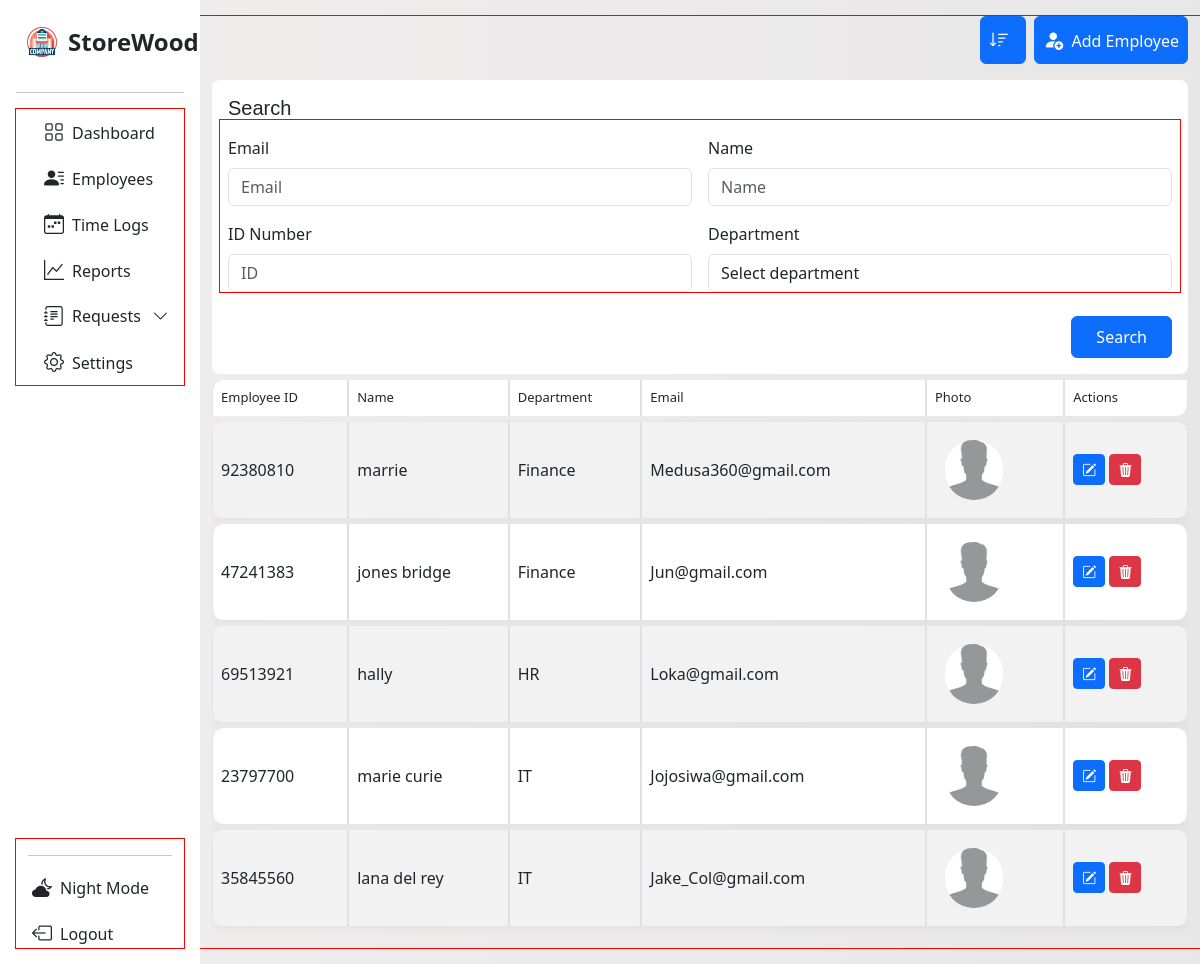
/employee_management?sort_by=department, run on the app's committed database.
### tables this page shows
CREATE TABLE employee 
                            (id INTEGER PRIMARY KEY AUTOINCREMENT,
                            employee_id TEXT, name TEXT, department TEXT,
                            photo_path TEXT, email TEXT);

### App/main.py (the view)
@app.route('/employee_management')
def employees_management():
    sort_by = request.args.get('sort_by')
    valid_fields = ['name', 'department', 'email']
    query = '''SELECT employee_id, name, department, email, photo_path, id FROM employee'''
    if sort_by in valid_fields:
        query += f' ORDER BY {sort_by} COLLATE NOCASE'
    try:
        with sqlite3.connect(db.connect_employee()) as con:
            cur = con.cursor()
            cur.execute(query)
            employee = cur.fetchall()
    except sqlite3.Error as e:
        print("Fetch error:", e)
        employee = []
    return render_template('e_manage.html', employee=employee, field=sort_by)

### App/database.py (called while the page is built)
    def connect_employee(self):
        return self.employee_database

### App/templates/e_manage.html (shortened to what this page needs)
<!DOCTYPE html>
<html lang="en">
<head>
  <link rel="stylesheet" href="{{ url_for('static', filename='dash.css') }}">
  <link rel="stylesheet" href="{{ url_for('static', filename='manage.css') }}">
  <link href="https://cdn.jsdelivr.net/npm/bootstrap-icons@1.11.3/font/bootstrap-icons.css" rel="stylesheet">
  <link href='https://unpkg.com/boxicons@2.1.4/css/boxicons.min.css' rel='stylesheet'>
  <link href="https://cdn.jsdelivr.net/npm/bootstrap@5.3.0/dist/css/bootstrap.min.css" rel="stylesheet">
</head>
<body>
<div class="container-fluid overflow-hidden">
  <div class="row vh-100 overflow-auto">
     <nav id="sidebarMenu" class="col-12 col-sm-4 col-md-3 col-lg-3 col-xl-2 bg-col px-0 position-sticky sticky-top">
  <div class="d-flex w-100 flex-column p-3 align-items-sm-start pt-4 h-100">
    <a href="/" class="d-flex align-items-center mb-3 text-dark text-decoration-none w-100 px-2">
      <img src="{{ url_for('static', filename='img/company.png') }}?v=2" alt="Logo" width="36" height="36" class="me-2">
      <span class="fs-4 fw-semibold">StoreWood</span>
    </a>
    <hr class="w-100">
    <ul class="nav nav-pills flex-column mb-auto w-100" id="menu">
      <div class="container con-li">
        <li class="nav-item">
          <a href="{{ url_for('management') }}" class="nav-link text-dark {% if page == 'dashboard' %}active-page{% endif %}">
            <i class="fs-5 bi bi-grid"></i><span class="ms-2">Dashboard</span>
          </a>
        </li>
        <li class="nav-item">
          <a class="nav-link text-dark {% if page == 'employees' %}active-page{% endif %}" href="{{ url_for('employees_management') }}">
            <i class="bi bi-person-lines-fill fs-5"></i><span class="ms-2">Employees</span>
          </a>
        </li>
        <li>
          <a href="#" class="nav-link text-dark {% if page == 'timelogs' %}active-page{% endif %}">
            <i class="bi bi-calendar-week fs-5"></i><span class="ms-2">Time Logs</span>
          </a>
        </li>
        <li>
          <a href="#" class="nav-link text-dark {% if page == 'reports' %}active-page{% endif %}">
            <i class="fs-5 bi bi-graph-up"></i><span class="ms-2">Reports</span>
          </a>
        </li>
        <li class="nav-item">
          <a class="nav-link d-flex justify-content-between align-items-center text-dark {% if page == 'requests' %}active-page{% endif %}"
            data-bs-toggle="collapse" href="#requestsSubMenu" role="button" aria-expanded="false" aria-controls="requestsSubMenu">
            <span class="d-flex align-items-center gap-2 flex-grow-1">
              <i class="fs-5 bi bi-journal-text"></i>
              <span class="text-truncate">Requests</span>
            </span>
            <i class="bi bi-chevron-down arrow-icon ms-2"></i>
          </a>
        </li>
        <li>
          <a href="#" class="nav-link text-dark {% if page == 'settings' %}active-page{% endif %}">
            <i class="fs-5 bi bi-gear"></i><span class="ms-2">Settings</span>
          </a>
        </li>
      </div>
    </ul>
    <div class="container mt-auto">
      <hr class="w-100">
      <a href="{{ url_for('admin_login') }}" class="nav-link text-dark mt-3">
        <i class="bi bi-cloud-moon-fill fs-5 ms-1"></i><span class="ms-2">Night Mode</span>
      </a>
      <a href="{{ url_for('admin_login') }}" class="nav-link text-dark mt-3">
        <i class="bi bi-box-arrow-left fs-5 ms-1"></i><span class="ms-2">Logout</span>
      </a>
    </div>
  </div>
</nav>
<div class="col d-flex flex-column w-50">
<div class="row mb-3 mt-3">
  <div class="col-12 d-flex justify-content-end flex-wrap gap-2 gap-md-0">
       <div class="d-flex flex-row align-items-center gap-2 mb-3 flex-wrap">
      <div>
        <div class="dropdown">
          <button class="btn btn-primary p-2 pe-3" type="button" title="Dropdown" id="sortDropdown" data-bs-toggle="dropdown" aria-expanded="false">
            <i class="bi bi-sort-down fs-5"></i>
          </button>
        </div>
      </div>
      <div>
        <a href="{{ url_for('add_employee') }}">
          <button class="btn btn-primary p-2" type="button">
            <i class="bi bi-person-fill-add fs-5"></i> <span class="ms-1">Add Employee</span>
          </button>
        </a>
      </div>
    </div>
      <div class="col-12">
        <form action="{{ url_for('search_employee') }}" method="get" class="rounded-3 p-3" style="background-color: white;">
          <p class="search-txt h5 mb-3">Search</p>
          <div class="row g-3">
            <div class="col-md-6">
              <label for="e-email" class="form-label">Email</label>
              <input name="email" value="{{ email or '' }}" type="email" id="e-email" class="form-control" placeholder="Email">
            </div>
            <div class="col-md-6">
              <label for="e-name" class="form-label">Name</label>
              <input name="name" value="{{ name or '' }}" type="text" id="e-name" class="form-control" placeholder="Name">
            </div>
            <div class="col-md-6">
              <label for="e-id" class="form-label">ID Number</label>
              <input name="identification-number" value="{{ iden_num or '' }}" type="text" id="e-id" class="form-control" placeholder="ID">
            </div>
            <div class="col-md-6">
              <label for="e-dept" class="form-label">Department</label>
              <select id="e-dept" class="form-control" name="department">
                <option selected disabled>Select department</option>
              </select>
            </div>
          </div>
          <div class="d-flex justify-content-end mt-4">
            <button type="submit" class="btn btn-primary px-4 py-2">Search</button>
          </div>
        </form>
      </div>
  <div class="col-12">
    <div class="table-responsive">
      <table class="table table-striped table-bordered custom-table">
        <thead class="head">
          <tr>
            <th>Employee ID</th>
            <th>Name</th>
            <th>Department</th>
            <th>Email</th>
            <th>Photo</th>
            <th>Actions</th>
          </tr>
        </thead>
        <tbody>
          {% if employee %}
            {% for emp in employee %}
              <tr>
                <td>{{ emp[0] }}</td>
                <td>{{ emp[1] }}</td>
                <td>{{ emp[2] }}</td>
                <td>{{ emp[3] }}</td>
                <td>
                  {% if emp[4] %}
                    <img class="employee-photos" src="{{ url_for('static', filename=emp[4]) }}" width="100" alt="Employee Photo">
                  {% endif %}
                </td>
                <td>
                  <a href="{{ url_for('edit_employees_profile', id=emp[5]) }}" class="btn btn-primary btn-sm"><i class="bi bi-pencil-square"></i></a>
                  <a href="{{ url_for('delete_employee_profile', id=emp[5]) }}" class="btn btn-danger btn-sm"><i class="bi bi-trash3-fill"></i></a>
                </td>
              </tr>
            {% endfor %}
          {% else %}
            <tr>
              <td colspan="6" class="text-center">No employee found.</td>
            </tr>
          {% endif %}
        </tbody>
      </table>
    </div>
  </div>
</div>
    </div>
  </div>
</div>
</body>
</html>

### App/static/dash.css (style rules this page uses)
* { scrollbar-width: none; }
body { background: linear-gradient(to right, #f0eded, #e8e7e7); overflow: hidden; scrollbar-width: none; height: 100%; }
*, *::before, *::after { box-sizing: border-box; }
.bg-col { background-color: rgb(255, 255, 255) !important; }
.dropdown { width: 100%; z-index: 100; }
.custom-table { border-collapse: separate !important; border-spacing: 0 6px; height: 30px; border-radius: 10px; overflow-y: scroll; }
.custom-table tbody tr td, .custom-table tbody tr th { height: 70px; vertical-align: middle; }
.custom-table tbody tr { background-color: #fff; box-shadow: 0 2px 8px rgba(0, 0, 0, 0.05); }
.custom-table tbody tr td:first-child, .custom-table tbody tr th:first-child { border-top-left-radius: 12px; border-bottom-left-radius: 12px; }
.custom-table tbody tr td:last-child { border-top-right-radius: 12px; border-bottom-right-radius: 12px; }
.custom-table thead th:first-child { border-top-left-radius: 12px; }
.custom-table thead th:last-child { border-bottom-right-radius: 12px; }
thead.head th { font-size: small; font-weight: 500; }
.bg-col { background-color: white; }
.bg-col ul li { min-width: 140px; max-width: 100%; width: auto; }
#sidebarMenu { height: 100vh; overflow-y: scroll; overflow-x: hidden; position: sticky; top: 0; scrollbar-width: none; -ms-overflow-style: none; }
main, .container, .row, .col { outline: 1px solid red; }
.search-txt { font-weight: 400; font-family: 'Gill Sans', 'Gill Sans MT', Calibri, 'Trebuchet MS', sans-serif; }
#sortDropdown i { font-size: 20px; }
.arrow-icon { transition: transform 0.3s ease; display: inline-block; position: relative; width: 1.2em; text-align: center; }
.arrow-icon::before { content: ''; display: inline-block; width: 0; }

### App/static/manage.css (style rules this page uses)
.employee-photos { padding: 10px; width: 4.9rem; height: 5rem; border-radius: 2.4em; object-fit: cover; }

### data on the page
employee: employee "92380810", name "marrie", department "Finance", email "Medusa360@gmail.com", photo_path (placeholder picture)
employee: employee "47241383", name "jones bridge", department "Finance", email "Jun@gmail.com", photo_path (placeholder picture)
employee: employee "69513921", name "hally", department "HR", email "Loka@gmail.com", photo_path (placeholder picture)
employee: employee "23797700", name "marie curie", department "IT", email "Jojosiwa@gmail.com", photo_path (placeholder picture)
employee: employee "35845560", name "lana del rey", department "IT", email "Jake_Col@gmail.com", photo_path (placeholder picture)
